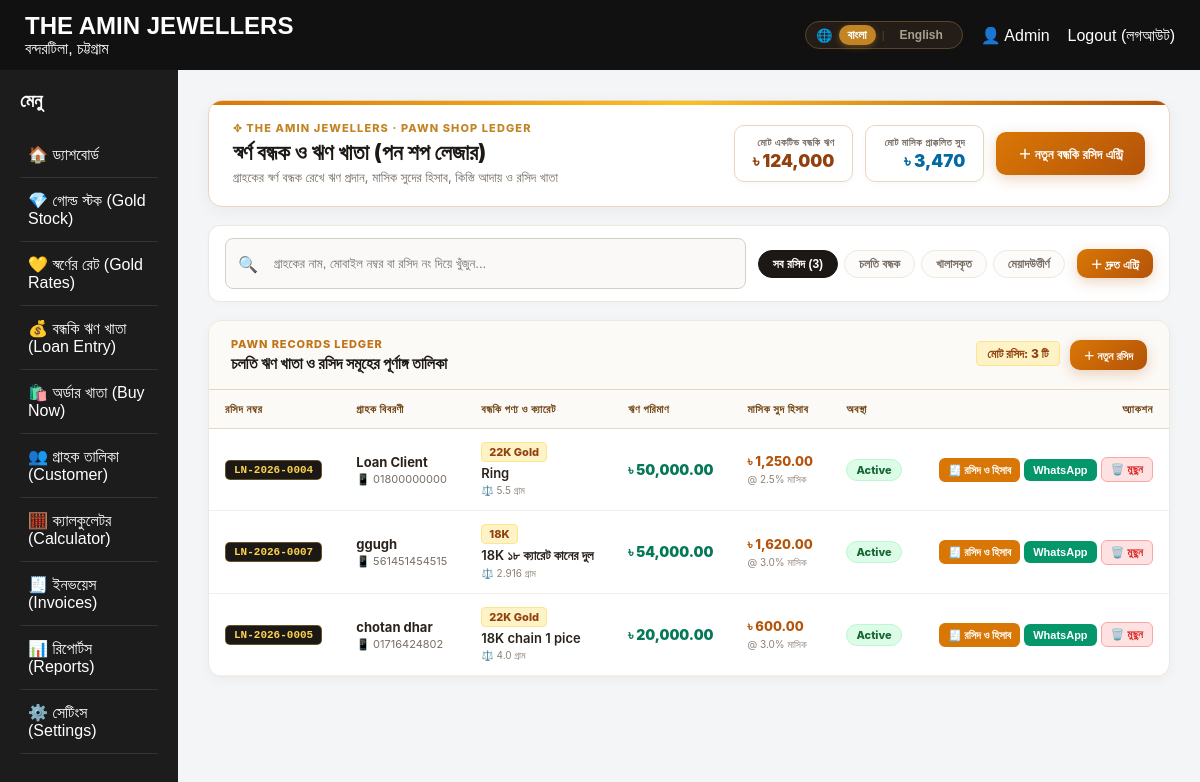
Page /loans (signed in) on the committed database.
### tables this page shows
CREATE TABLE loans (
            id INTEGER PRIMARY KEY AUTOINCREMENT,
            customer_name TEXT NOT NULL,
            mobile TEXT,
            item_details TEXT NOT NULL,
            weight REAL,
            amount REAL NOT NULL,
            interest_rate REAL NOT NULL DEFAULT 0,
            status TEXT NOT NULL DEFAULT 'Active',
            created_at TIMESTAMP DEFAULT CURRENT_TIMESTAMP
        , voucher_id INTEGER, address TEXT, karat TEXT, bhori REAL NOT NULL DEFAULT 0, ana REAL NOT NULL DEFAULT 0, rati REAL NOT NULL DEFAULT 0, point REAL NOT NULL DEFAULT 0, issue_date TEXT);

### app.py (the view, shortened to what this page needs)
@app.route("/loans", methods=["GET", "POST"])
@login_required
def loans():
    conn = get_db()
    loan_list = conn.execute("SELECT * FROM loans ORDER BY id DESC").fetchall()
    total_active_loan = conn.execute("""
        SELECT COALESCE(SUM(amount), 0) FROM loans WHERE status = 'Active'
    """).fetchone()[0]
    total_interest = conn.execute("""
        SELECT COALESCE(SUM(amount * interest_rate / 100), 0) FROM loans WHERE status = 'Active'
    """).fetchone()[0]
    return render_template(
        "loan.html",
        loans=loan_list,
        total_active_loan=total_active_loan,
        total_interest=total_interest
    )

### app.py (called while the page is built)
def get_db():
    if "db" not in g:
        g.db = sqlite3.connect(DATABASE)
        g.db.row_factory = sqlite3.Row
    return g.db

def login_required(f):
    @wraps(f)
    def decorated_function(*args, **kwargs):
        if "user" not in session:
            return redirect("/")
        return f(*args, **kwargs)
    return decorated_function

### templates/loan.html (shortened to what this page needs)
{% extends "base.html" %}
{% block content %}
<div class="loan-workspace">
    <header class="loan-header">
        <div>
            <p class="eyebrow">✥ THE AMIN JEWELLERS · PAWN SHOP LEDGER</p>
            <h1>স্বর্ণ বন্ধক ও ঋণ খাতা (পন শপ লেজার)</h1>
            <p class="loan-subtitle">গ্রাহকের স্বর্ণ বন্ধক রেখে ঋণ প্রদান, মাসিক সুদের হিসাব, কিস্তি আদায় ও রসিদ খাতা</p>
        </div>
        <div class="loan-header-stats">
            <div class="stat-box">
                <small>মোট একটিভ বন্ধকি ঋণ</small>
                <strong>৳ {{ "{:,.0f}".format(total_active_loan or 0) }}</strong>
            </div>
            <div class="stat-box blue">
                <small>মোট মাসিক প্রাক্কলিত সুদ</small>
                <strong>৳ {{ "{:,.0f}".format(total_interest or 0) }}</strong>
            </div>
            <button type="button" class="btn-open-loan-modal" onclick="openLoanModal()">
                ＋ নতুন বন্ধকি রসিদ এন্ট্রি
            </button>
        </div>
    </header>
    <section class="loan-toolbar">
        <div class="search-shell">
            <span>🔍</span>
            <input type="search" id="loanSearch" placeholder="গ্রাহকের নাম, মোবাইল নম্বর বা রসিদ নং দিয়ে খুঁজুন..." oninput="filterLoans(this.value)">
        </div>
        <div class="filter-pills">
            <button type="button" class="filter-pill active" onclick="filterByStatus('all')">সব রসিদ ({{ loans|length }})</button>
            <button type="button" class="filter-pill" onclick="filterByStatus('active')">চলতি বন্ধক</button>
            <button type="button" class="filter-pill" onclick="filterByStatus('released')">খালাসকৃত</button>
            <button type="button" class="filter-pill" onclick="filterByStatus('expired')">মেয়াদউত্তীর্ণ</button>
            <button type="button" class="btn-open-loan-modal" style="padding: 6px 14px; font-size: 12px; margin-left: 6px;" onclick="openLoanModal()">
                ＋ দ্রুত এন্ট্রি
            </button>
        </div>
    </section>
    <section class="loan-records-card">
        <div class="records-heading">
            <div>
                <p class="eyebrow" style="margin-bottom: 2px;">PAWN RECORDS LEDGER</p>
                <h2>চলতি ঋণ খাতা ও রসিদ সমূহের পূর্ণাঙ্গ তালিকা</h2>
            </div>
            <div class="records-actions">
                <span class="pawn-badge" style="font-size: 12px; padding: 4px 10px;">
                    মোট রসিদ: {{ loans|length }} টি
                </span>
                <button type="button" class="btn-open-loan-modal" style="padding: 7px 14px; font-size: 11px;" onclick="openLoanModal()">
                    ＋ নতুন রসিদ
                </button>
            </div>
        </div>
        <div class="table-scroll">
            <table class="loan-table" id="loansTable">
                <thead>
                    <tr>
                        <th>রসিদ নম্বর</th>
                        <th>গ্রাহক বিবরণী</th>
                        <th>বন্ধকি পণ্য ও ক্যারেট</th>
                        <th>ঋণ পরিমাণ</th>
                        <th>মাসিক সুদ হিসাব</th>
                        <th>অবস্থা</th>
                        <th style="text-align: right;">অ্যাকশন</th>
                    </tr>
                </thead>
                <tbody>
                {% for loan in loans %}
                    <tr data-loan-row data-status="{{ (loan['status'] or 'active')|lower }}">
                        <td><span class="voucher-id">LN-2026-{{ "%04d"|format(loan['voucher_id'] or loan['id']) }}</span></td>
                        <td>
                            <strong>{{ loan['customer_name'] }}</strong>
                            <div style="font-size: 11px; color: var(--text-muted); margin-top: 2px;">
                                📱 {{ loan['mobile'] or 'মোবাইল দেয়া নেই' }}
                            </div>
                        </td>
                        <td>
                            <span class="pawn-badge">{{ loan['karat'] or '22K Gold' }}</span>
                            <div style="font-weight: 600;">{{ loan['item_details'] }}</div>
                            <small style="color: #8d8175;">⚖️ {{ loan['weight'] or 0 }} গ্রাম</small>
                        </td>
                        <td>
                            <strong class="money">৳ {{ "{:,.2f}".format(loan['amount'] or 0) }}</strong>
                        </td>
                        <td>
                            <div style="color: #b45309; font-weight: 800;">
                                ৳ {{ "{:,.2f}".format((loan['amount'] or 0) * (loan['interest_rate'] or 0) / 100) }}
                            </div>
                            <small style="color: #8d8175;">@ {{ loan['interest_rate'] or 0 }}% মাসিক</small>
                        </td>
                        <td>
                            <span class="pawn-status">{{ loan['status'] or 'চলতি' }}</span>
                        </td>
                        <td style="text-align: right;">
                            <div class="action-btns" style="justify-content: flex-end;">
                                <a class="btn-receipt" href="{{ url_for('loan_voucher', voucher_id=loan['voucher_id'] or loan['id']) }}">
                                    🧾 রসিদ ও হিসাব
                                </a>
                                {% if loan['mobile'] %}
                                <button type="button" class="btn-wa" onclick="window.open('https://wa.me/88{{ loan['mobile'] }}', '_blank')">
                                    WhatsApp
                                </button>
                                {% endif %}
                                <form action="{{ url_for('delete_loan', loan_id=loan['id']) }}" method="POST" style="display:inline;" onsubmit="return confirm('LN-2026-{{ "%04d"|format(loan['voucher_id'] or loan['id']) }} রসিদটি মুছে ফেলতে চান?');">
                                    <button type="submit" class="btn-del">🗑️ মুছুন</button>
                                </form>
                            </div>
                        </td>
                    </tr>
                {% else %}
                    <tr>
                        <td class="empty-record" colspan="7" style="text-align: center; padding: 45px; color: #9ca3af;">
                            💰 এখনও কোনো বন্ধকি ঋণ রসিদ নেই। উপরের <b>"＋ নতুন বন্ধকি রসিদ এন্ট্রি"</b> বাটনে ক্লিক করে প্রথম এন্ট্রি দিন।
                        </td>
                    </tr>
                {% endfor %}
                </tbody>
            </table>
        </div>
    </section>
</div>
{% endblock %}

### static/css/style.css (style rules this page uses)
* { box-sizing: border-box; margin: 0; padding: 0; }
body { font-family: Arial, sans-serif; background: #f4f5f7; }
.loan-workspace { min-height: 100vh; padding: 18px; }
.loan-header, .loan-toolbar, .loan-form-card, .loan-records-card { background: #fff; border: 1px solid #e8e4dc; box-shadow: 0 7px 16px rgba(49, 37, 25, .11); border-radius: 12px; }
.loan-header { display: flex; justify-content: space-between; gap: 24px; align-items: center; padding: 20px 24px; }
.loan-header h1 { font-size: 22px; margin-top: 3px; color: #2d2018; }
.eyebrow { color: #c17318; font-size: 11px; font-weight: 800; letter-spacing: .08em; }
.loan-subtitle, .form-hint { color: #776d63; font-size: 12px; margin-top: 5px; }
.loan-toolbar { display: flex; justify-content: space-between; gap: 14px; align-items: center; margin: 16px 0; padding: 10px 14px; }
.search-shell { align-items: center; border: 1px solid #e3ddd3; border-radius: 7px; color: #a79b8e; display: flex; flex: 1; gap: 8px; padding: 0 10px; }
.search-shell input { border: 0; font-size: 13px; outline: 0; padding: 10px 0; width: 100%; }
.section-title h2, .records-heading h2 { font-size: 15px; }
.loan-records-card { overflow: hidden; }
.records-heading { align-items: center; border-bottom: 1px solid #eee8df; display: flex; justify-content: space-between; padding: 16px 18px; }
.table-scroll { overflow-x: auto; }
.loan-table { border-collapse: collapse; min-width: 720px; width: 100%; }
.loan-table th { background: #fcfbf9; color: #82766a; font-size: 10px; letter-spacing: .03em; padding: 11px 12px; text-align: left; }
.loan-table td { border-top: 1px solid #eee9e2; color: #594e43; font-size: 12px; padding: 13px 12px; vertical-align: middle; }
.loan-table small, .item-detail { color: #9b8f84; display: block; font-size: 10px; margin-top: 3px; }
.voucher-id { color: #bd5b0c; font-size: 11px; font-weight: 800; }
.money { color: #bd164f; white-space: nowrap; }

### rows in the picture
loans: voucher "0004", customer_name "Loan Client", mobile "01800000000", karat "22K Gold", item_details "Ring", weight "5.5", amount "50,000.00", (loan['amount']or0)*(loan['interest_rate']or0)/100 "1,250.00", interest_rate "2.5", status "Active"
loans: voucher "0007", customer_name "ggugh", mobile "561451454515", karat "18K", item_details "18K ১৮ ক্যারেট কানের দুল", weight "2.916", amount "54,000.00", (loan['amount']or0)*(loan['interest_rate']or0)/100 "1,620.00", interest_rate "3.0", status "Active"
loans: voucher "0005", customer_name "chotan dhar", mobile "01716424802", loan "22K Gold", item_details "18K chain 1 pice", weight "4.0", amount "20,000.00", (loan['amount']or0)*(loan['interest_rate']or0)/100 "600.00", interest_rate "3.0", status "Active"

### other values in the picture
{{ username or 'Admin' }} "Admin"
{{ "{:,.0f}".format(total_active_loan or 0) }} "124,000"
{{ "{:,.0f}".format(total_interest or 0) }} "3,470"
{{ loans|length }} "3"
